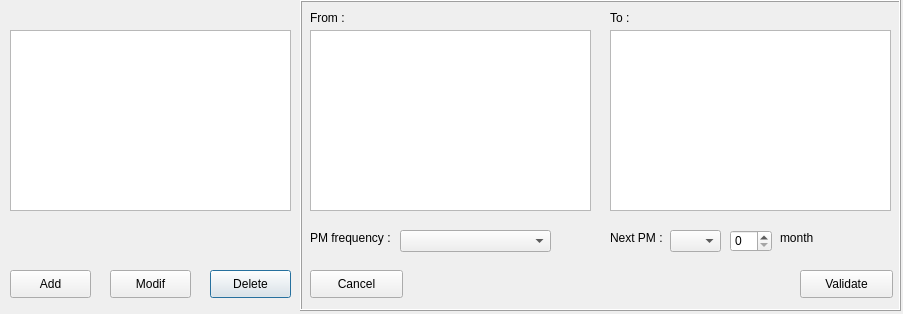
<?xml version="1.0" encoding="UTF-8"?>
<ui version="4.0">
 <class>Dialog</class>
 <widget class="QDialog" name="Dialog">
  <property name="geometry">
   <rect>
    <x>0</x>
    <y>0</y>
    <width>903</width>
    <height>314</height>
   </rect>
  </property>
  <property name="acceptDrops">
   <bool>false</bool>
  </property>
  <property name="windowTitle">
   <string>Rules</string>
  </property>
  <widget class="QFrame" name="selectframe">
   <property name="geometry">
    <rect>
     <x>0</x>
     <y>20</y>
     <width>301</width>
     <height>291</height>
    </rect>
   </property>
   <property name="frameShape">
    <enum>QFrame::NoFrame</enum>
   </property>
   <property name="frameShadow">
    <enum>QFrame::Raised</enum>
   </property>
   <widget class="QPushButton" name="deletebutton">
    <property name="geometry">
     <rect>
      <x>210</x>
      <y>250</y>
      <width>81</width>
      <height>28</height>
     </rect>
    </property>
    <property name="text">
     <string>Delete</string>
    </property>
   </widget>
   <widget class="QPushButton" name="addbutton">
    <property name="geometry">
     <rect>
      <x>10</x>
      <y>250</y>
      <width>81</width>
      <height>28</height>
     </rect>
    </property>
    <property name="text">
     <string>Add</string>
    </property>
   </widget>
   <widget class="QPushButton" name="modifbutton">
    <property name="geometry">
     <rect>
      <x>110</x>
      <y>250</y>
      <width>81</width>
      <height>28</height>
     </rect>
    </property>
    <property name="text">
     <string>Modif</string>
    </property>
   </widget>
   <widget class="QListView" name="ruleslist">
    <property name="geometry">
     <rect>
      <x>10</x>
      <y>10</y>
      <width>281</width>
      <height>181</height>
     </rect>
    </property>
   </widget>
  </widget>
  <widget class="QFrame" name="dataframe">
   <property name="geometry">
    <rect>
     <x>300</x>
     <y>0</y>
     <width>601</width>
     <height>311</height>
    </rect>
   </property>
   <property name="frameShape">
    <enum>QFrame::Box</enum>
   </property>
   <property name="frameShadow">
    <enum>QFrame::Raised</enum>
   </property>
   <widget class="QPushButton" name="validatebutton">
    <property name="geometry">
     <rect>
      <x>500</x>
      <y>270</y>
      <width>93</width>
      <height>28</height>
     </rect>
    </property>
    <property name="text">
     <string>Validate</string>
    </property>
   </widget>
   <widget class="QPushButton" name="cancelbutton">
    <property name="geometry">
     <rect>
      <x>10</x>
      <y>270</y>
      <width>93</width>
      <height>28</height>
     </rect>
    </property>
    <property name="text">
     <string>Cancel</string>
    </property>
   </widget>
   <widget class="QListView" name="structtolist">
    <property name="geometry">
     <rect>
      <x>310</x>
      <y>30</y>
      <width>281</width>
      <height>181</height>
     </rect>
    </property>
   </widget>
   <widget class="QListView" name="structfromlist">
    <property name="geometry">
     <rect>
      <x>10</x>
      <y>30</y>
      <width>281</width>
      <height>181</height>
     </rect>
    </property>
   </widget>
   <widget class="QLabel" name="label">
    <property name="geometry">
     <rect>
      <x>10</x>
      <y>10</y>
      <width>61</width>
      <height>16</height>
     </rect>
    </property>
    <property name="text">
     <string>From :</string>
    </property>
   </widget>
   <widget class="QLabel" name="label_2">
    <property name="geometry">
     <rect>
      <x>310</x>
      <y>10</y>
      <width>61</width>
      <height>16</height>
     </rect>
    </property>
    <property name="text">
     <string>To :</string>
    </property>
   </widget>
   <widget class="QLabel" name="label_3">
    <property name="geometry">
     <rect>
      <x>10</x>
      <y>230</y>
      <width>91</width>
      <height>16</height>
     </rect>
    </property>
    <property name="text">
     <string>PM frequency :</string>
    </property>
   </widget>
   <widget class="QComboBox" name="freqcombo">
    <property name="geometry">
     <rect>
      <x>100</x>
      <y>230</y>
      <width>151</width>
      <height>22</height>
     </rect>
    </property>
   </widget>
   <widget class="QLabel" name="label_4">
    <property name="geometry">
     <rect>
      <x>310</x>
      <y>230</y>
      <width>61</width>
      <height>16</height>
     </rect>
    </property>
    <property name="text">
     <string>Next PM :</string>
    </property>
   </widget>
   <widget class="QSpinBox" name="freqspin">
    <property name="geometry">
     <rect>
      <x>430</x>
      <y>230</y>
      <width>42</width>
      <height>22</height>
     </rect>
    </property>
   </widget>
   <widget class="QLabel" name="label_5">
    <property name="geometry">
     <rect>
      <x>480</x>
      <y>230</y>
      <width>41</width>
      <height>16</height>
     </rect>
    </property>
    <property name="text">
     <string>month</string>
    </property>
   </widget>
   <widget class="QComboBox" name="dircombo">
    <property name="geometry">
     <rect>
      <x>370</x>
      <y>230</y>
      <width>51</width>
      <height>22</height>
     </rect>
    </property>
   </widget>
  </widget>
 </widget>
 <resources/>
 <connections/>
</ui>
